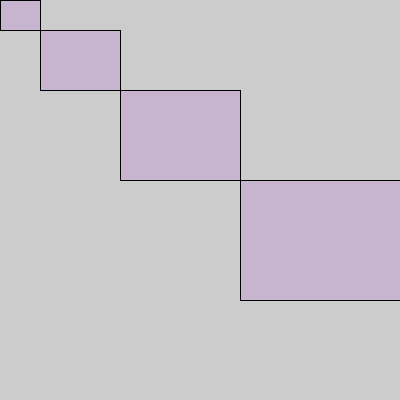
Frame 1 (no input)
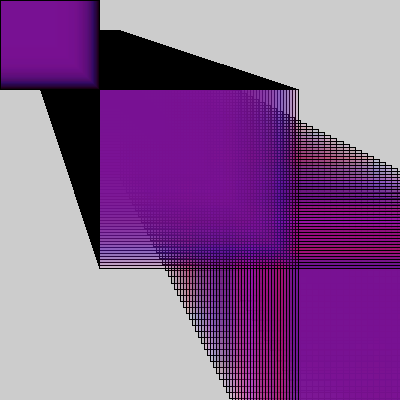
Frame 60 (the mouse pressed at the canvas centre just before this capture)
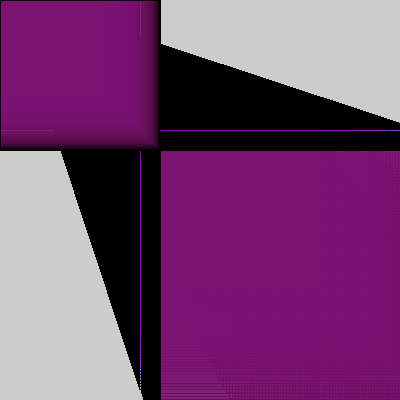
Frame 120 (the mouse held since frame 60 and released just before this capture)

The Processing sketch that drew these frames (run headless with seeded random() and noise(); from frame 60 on, the mouse is pressed at the canvas centre):

// Processing sketch: ratio_practice_sketch
// ── ratio_practice_sketch.pde
float a= 40;
float b= 30;
float i = 1.01;

void setup(){

size (400,400);

}

void draw() {

  fill(random(255),random(40),random(255),30);
  rect (0,0,a,b);
  rect (a,b,a*2,b*2);
  rect (a*2+a,b*2+b,a*3,b*3);
  rect (a*3+a*2+a,b*3+b*2+b,a*4,b*4);
  
 
  a = a + i;
  b = b + i;
  
  if (b > 400 || b < 1) {
    
    i = i * -1;
 
 } 

  
  } 
